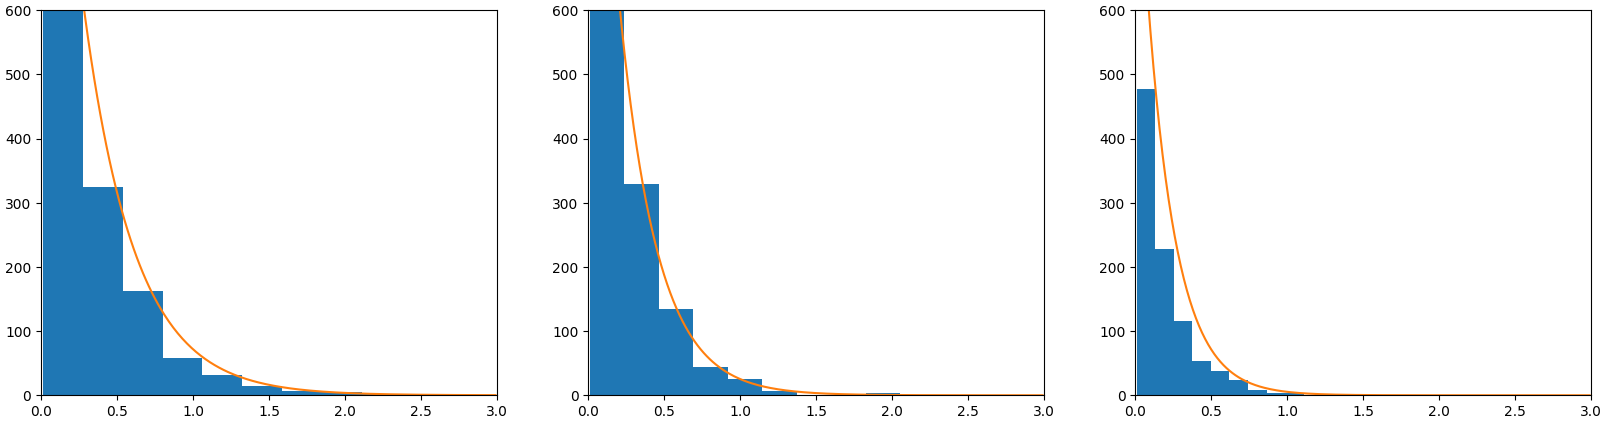

Source code (Python):
from numpy import arange, array, eye, exp
from numpy.random import choice, seed
from numpy.linalg import eig
import matplotlib.pyplot as plt

seed(2020)
dt, tmax = 0.01, 1000
T = arange(0.0, tmax, dt)
G = array([[-3,  4,  0], [ 1, -4,  5], [ 2,  0, -5]])
v = eig(G)[1][:, 0]
print(v / sum(v))
dP = eye(3) + G * dt

X = [0]
S = [[dt], [], []]
for t in T:
    x = X[-1]
    y = choice(3, p=dP[:, x])
    if x == y:
        S[x][-1] += dt
    else:
        S[y].append(dt)
    X.append(y)


fig, axs = plt.subplots(1, 3, figsize=(20, 5))
for x in range(3):
    s, n = sum(S[x]), len(S[x])
    print(s / tmax)
    m = s / n
    axs[x].hist(S[x], bins=10)
    t = arange(0, 3, 0.01)
    axs[x].plot(t, exp(-t / m) / m * s)
    axs[x].set_xlim(0, 3), axs[x].set_ylim(0, 600)

plt.show()
#plt.savefig('semigroup2.png', bbox_inches='tight', pad_inches=0.05)

